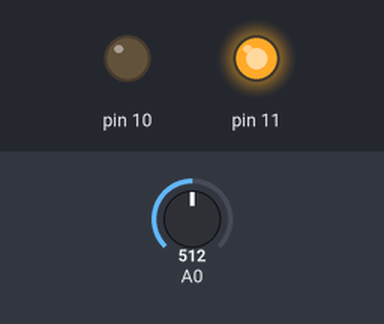
Bench run of a sketch on a simulated Arduino Uno, built with avr-gcc and run on an emulated ATmega328P. On the bench: output pins drawn as LEDs (lit = HIGH). The inputs (shaded band) are chosen by the test bench; at power-on: A0 = 512. What the sketch prints to the serial monitor is not drawn.

Above: at 1.2 s.
1.3 s: A0 set to 306
At 2.4 s:
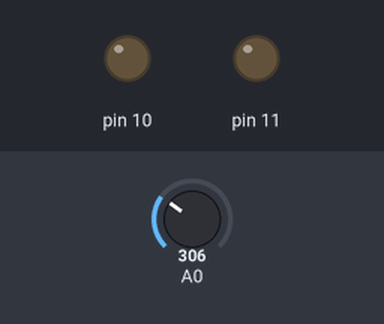
4.3 s: A0 set to 122
At 4.9 s:
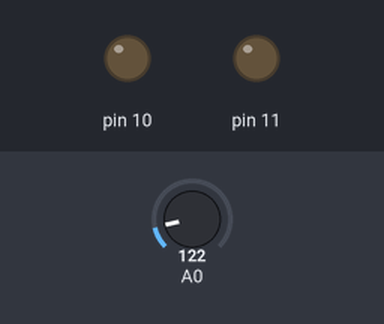
5.8 s: A0 set to 90
8.8 s: A0 set to 80
At 10.0 s:
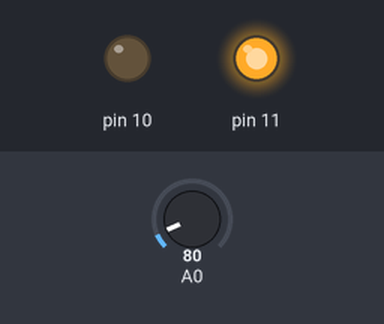
Timing chart, 0 to 11.8 s (numbered marks = the images above; inputs shaded):
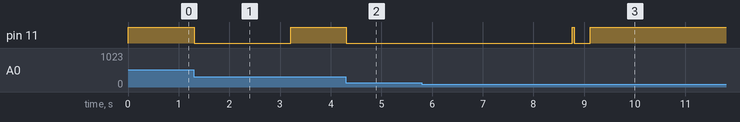

The sketch:

beat_detection_test_simple.ino
```cpp
int sensorValue = 0;
float variance = 0.96;

int newHigh = 0;
int counter = 0;

void setup() {
  pinMode(10, OUTPUT);
  pinMode(11, OUTPUT);

  Serial.begin(9600);
}

void loop() {
  sensorValue = analogRead(0);

  if (sensorValue > newHigh) {
    newHigh = sensorValue * variance;
    counter = 0;

    Serial.println("beat");
    digitalWrite(11, HIGH);
  } else {
    Serial.println(" ");
    digitalWrite(11, LOW);
  }

  counter = counter + 1;
  if (counter > 50) {
    counter = 0;
    newHigh = newHigh * variance;
  }

  delay(1);
}
```

Measured:
- after the input at 1.3 s, pin 11: HIGH → LOW at once, → HIGH 1.9 s later
- after the input at 4.3 s, pin 11: HIGH → LOW at once
- after the input at 5.8 s, pin 11: LOW → HIGH after 3.0 s instead of 1.8 s
- after the input at 8.8 s, pin 11: HIGH → LOW at once, → HIGH 0.32 s later
